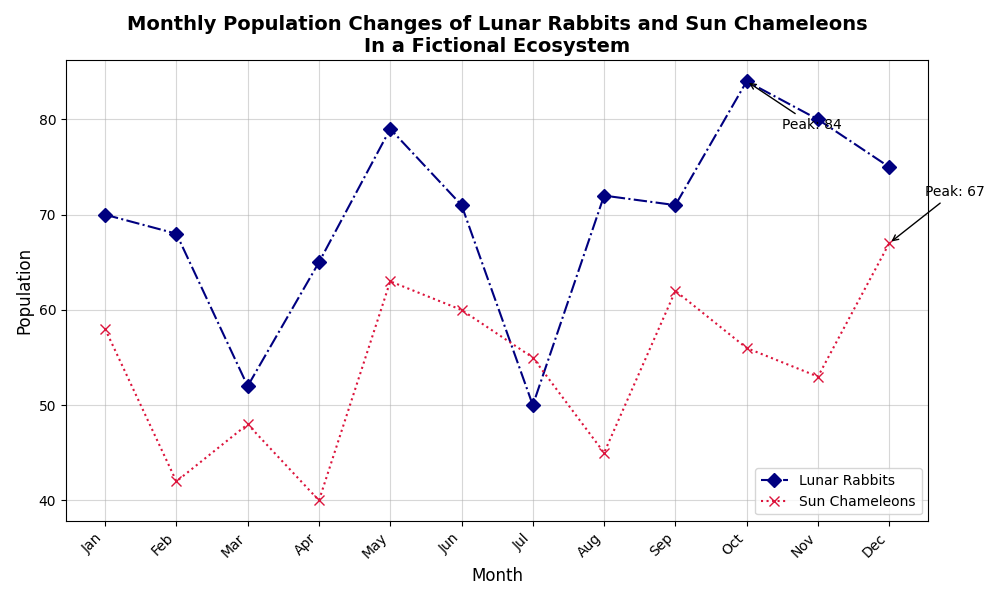

Recreate this plot in Python.
import matplotlib.pyplot as plt
import numpy as np

months = np.arange(1, 13)
lunar_rabbits_population = [70, 68, 52, 65, 79, 71, 50, 72, 71, 84, 80, 75]
sun_chameleons_population = [58, 42, 48, 40, 63, 60, 55, 45, 62, 56, 53, 67]

fig, ax = plt.subplots(figsize=(10, 6))

# Altered line styles and markers
ax.plot(months, lunar_rabbits_population, marker='D', linestyle='-.', color='navy', linewidth=1.5, markersize=7, label='Lunar Rabbits')
ax.plot(months, sun_chameleons_population, marker='x', linestyle=':', color='crimson', linewidth=1.5, markersize=7, label='Sun Chameleons')

max_lunar_population = max(lunar_rabbits_population)
max_lunar_month = months[lunar_rabbits_population.index(max_lunar_population)]
max_sun_population = max(sun_chameleons_population)
max_sun_month = months[sun_chameleons_population.index(max_sun_population)]

ax.annotate(f'Peak: {max_lunar_population}', xy=(max_lunar_month, max_lunar_population),
            xytext=(max_lunar_month + 0.5, max_lunar_population - 5),
            arrowprops=dict(arrowstyle='->', color='black'))

ax.annotate(f'Peak: {max_sun_population}', xy=(max_sun_month, max_sun_population),
            xytext=(max_sun_month + 0.5, max_sun_population + 5),
            arrowprops=dict(arrowstyle='->', color='black'))

ax.set_title('Monthly Population Changes of Lunar Rabbits and Sun Chameleons\nIn a Fictional Ecosystem', fontsize=14, fontweight='bold')
ax.set_xlabel('Month', fontsize=12)
ax.set_ylabel('Population', fontsize=12)
# Modified grid style
ax.grid(True, linestyle='-', alpha=0.5)
# Altered legend position and format
ax.legend(loc='lower right', fontsize=10)
ax.set_xticks(months)
ax.set_xticklabels(['Jan', 'Feb', 'Mar', 'Apr', 'May', 'Jun', 'Jul', 'Aug', 'Sep', 'Oct', 'Nov', 'Dec'], rotation=45, ha='right')
plt.tight_layout()
plt.show()
